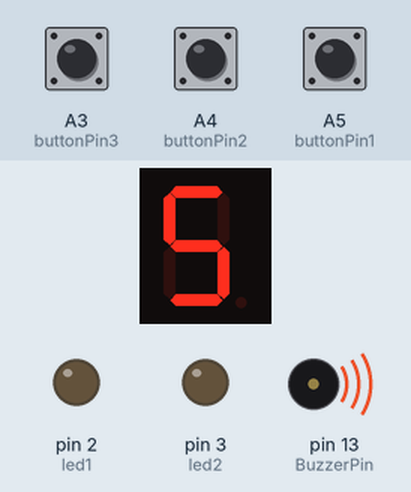
Bench run of a sketch on a simulated Arduino Uno, built with avr-gcc and run on an emulated ATmega328P. Parts: 1-digit seven-segment display, output pins drawn as LEDs (lit = HIGH), buzzer (waves = sounding). Wiring (inferred from the names in the program): 1-digit 7-segment display, segments lit when HIGH: segments pin 11, pin 10, pin 9, pin 8, pin 7, pin 6, pin 5. Dashed ring = blinking. The inputs (shaded band) are chosen by the test bench; at power-on: A4 (buttonPin2) LOW, A3 (buttonPin3) LOW, A5 (buttonPin1) HIGH. The segment pins are drawn as the display they are named for; pins used as bus, display or sensor lines are not drawn.

Above: at 1.3 s.
1.4 s: A4 (buttonPin2) pulled HIGH for 0.15 s
At 1.71 s:
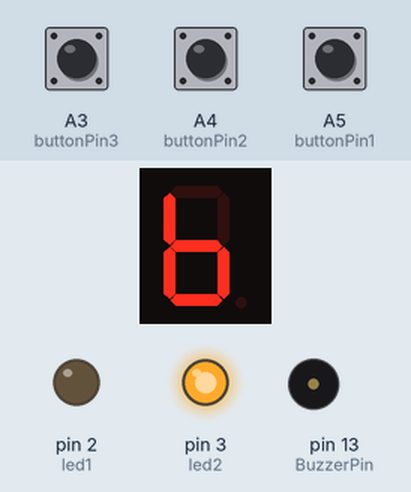
2.1 s: A3 (buttonPin3) pulled HIGH for 1 s
At 4.7 s:
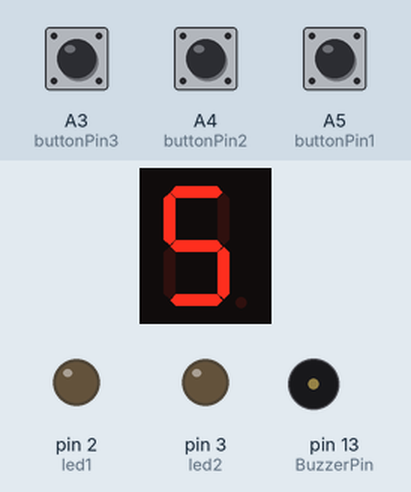
5.4 s: A3 (buttonPin3) driven HIGH and A4 (buttonPin2) driven HIGH and A5 (buttonPin1) driven LOW
At 7.4 s:
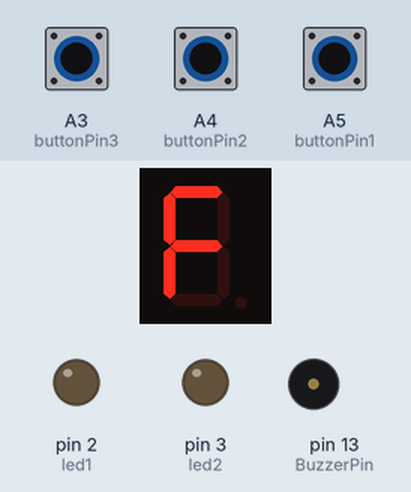
7.7 s: A5 (buttonPin1) pulsed HIGH 5 times (0.12 s each, 0.3 s apart)
At 8.2 s:
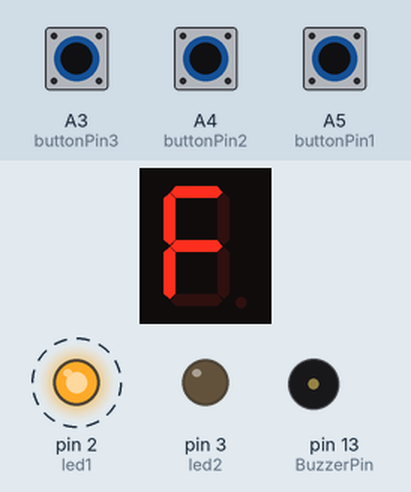
Timing chart, 0 to 11.3 s (numbered marks = the images above; inputs shaded):
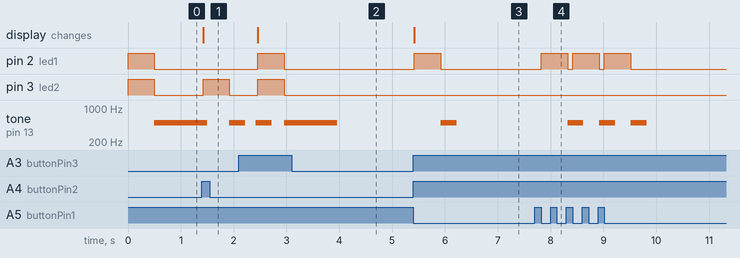

The sketch:

Lab11.ino
```cpp
#define BuzzerPin 13
#define led1 2
#define led2 3
#define buttonPin1 A5
#define buttonPin2 A4
#define buttonPin3 A3
int seg[]={11,10,9,8,7,6,5}; //儲存接角
boolean buttonState1,buttonState2,buttonState3;
int delaytime1 = 500; //設定延遲時間0.5秒
int num,i,j;
int mode = -1;
void setup() {
  for(i=0;i<7;i++){
    pinMode(seg[i],OUTPUT);
  }
  pinMode(buttonPin1,INPUT);
  pinMode(buttonPin2,INPUT);
  pinMode(buttonPin3,INPUT);
  pinMode(BuzzerPin,OUTPUT);
  pinMode(led1,OUTPUT);
  pinMode(led2,OUTPUT);
}

void output(byte dat){
  for(j=0;j<7;j++){
    if(dat%2==1){
      digitalWrite(seg[j],HIGH);
    }
    else{
      digitalWrite(seg[j],LOW);
    }
    dat = dat/2; //進行下一位元處理
  }
}

void loop() {
  button1();
  button2();
  button3();
}

//判斷按鈕1是否按下
void button1(){
  buttonState1 = digitalRead(buttonPin1); //讀取按鈕狀態

  if(buttonState1 == LOW){  //按下
    output(0x71);
    digitalWrite(led1,HIGH);
    delay(delaytime1);
    digitalWrite(led1,LOW);
    tone(BuzzerPin,500,300);
    delay(20);  //彈跳延遲
    while(1){
      buttonState1 = digitalRead(buttonPin1);
      if(buttonState1 == HIGH){  //放開
        break;
      }
    }
    delay(20);  //彈跳延遲
  }
}

//判斷按鈕2是否按下
void button2(){
  buttonState2 = digitalRead(buttonPin2); //讀取按鈕狀態

  if(buttonState2 == LOW){  //按下
    output(0x6D);
    digitalWrite(led1,HIGH);
    digitalWrite(led2,HIGH);
    delay(delaytime1);
    digitalWrite(led1,LOW);
    digitalWrite(led2,LOW);
    tone(BuzzerPin,500,1000);

    delay(20);  //彈跳延遲
    while(1){
      buttonState2 = digitalRead(buttonPin2);
      if(buttonState2 == HIGH){  //放開
        break;
      }
    }
    delay(20);  //彈跳延遲
  }
}

//判斷按鈕3是否按下
void button3(){
  buttonState3 = digitalRead(buttonPin3); //讀取按鈕狀態

  if(buttonState3 == LOW){  //按下
    output(0x7C);
    digitalWrite(led2,HIGH);
    delay(delaytime1);
    digitalWrite(led2,LOW);

    tone(BuzzerPin,500,300);
    delay(500);
    tone(BuzzerPin,500,300);

    delay(20);  //彈跳延遲
    while(1){
      buttonState3 = digitalRead(buttonPin3);
      if(buttonState3 == HIGH){  //放開
        break;
      }
    }
    delay(20);  //彈跳延遲
  }
}
```

Measured:
- after the input at 1.4 s, pin 3 (led2): LOW → HIGH at once, → LOW 0.50 s later; the display: changes at once (image 1)
- after the input at 2.1 s, pin 2 (led1), pin 3 (led2): LOW → HIGH after 0.36 s, → LOW 0.50 s later; the display: changes after 0.36 s (image 2)
- after the input at 5.4 s, pin 2 (led1): LOW → HIGH at once, → LOW 0.50 s later; tone on pin 13 (BuzzerPin): silent → 500 Hz after 0.52 s, → silent 0.30 s later; the display: changes at once (image 3)
- after the input at 7.7 s, pin 2 (led1): alternates HIGH for 0.50 s and LOW for 0.10 s, 6 changes in all, then stays LOW, starting after 0.12 s; tone on pin 13 (BuzzerPin): alternates 500 Hz for 0.30 s and silent for 0.30 s, 6 changes in all, then stays silent, starting after 0.62 s
